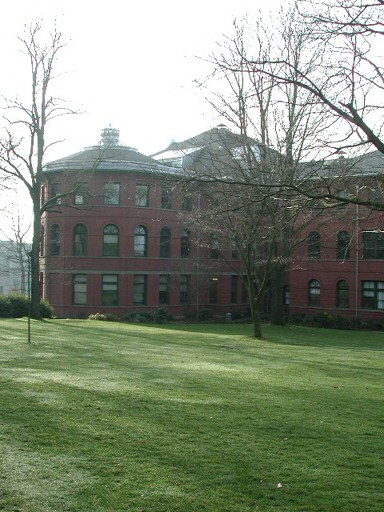
#> input picture hw2/test_images/prtn00.jpg, 384 x 512 px; its folder holds only this picture in this run
$ jupyter execute feature_dection.ipynb   (older library calls are emulated)
#> lines starting #> are read from the running program, lines starting #| are printed output that depends on the picture
[cell 1]
#section read images


import cv2 as cv
import os
import numpy as np

# Define the directory where the images are located
img_dir = "test_images"

# Define the image file extensions to be read
img_exts = (".jpg", ".jpeg", ".png")

# Initialize an empty list to store the images
images = []

# Loop through all the files in the directory
for file in sorted(os.listdir(img_dir)):
    # Check if the file has a valid image extension
    if file.lower().endswith(img_exts):
        # Read the image using OpenCV
        img = cv.imread(os.path.join(img_dir, file))
#> img is the input picture: shape (512, 384, 3); mean B, G, R 121.6, 140.8, 130.6
        # # Convert the image to grayscale and append it to the list
        # gray = cv2.cvtColor(img, cv2.COLOR_BGR2GRAY)
        images.append(img)


# Convert the list of images to a 2D numpy array
img_array = np.array(images)

# cv.imshow("First Image", img_array[1])
# cv.waitKey(0)
# cv.destroyAllWindows()

[cell 2]
import cv2 as cv
import numpy as np
import math

proj_images = []

# Define the focal length
f = 900

for img in img_array:
    # Get the dimensions of each image
    # height, width, channels = img.shape
    height, width, channel = img.shape
    # Define the center of the cylindrical coordinates
    x0 = width // 2
    y0 = height // 2


    # Create a new image with the same size as the original image
    proj_img = np.zeros_like(img)
    # Iterate over each pixel in the new image
    for i in range(height):
        for j in range(width):
            b=img[i,j,0]
            g=img[i,j,1]
            r=img[i,j,2]
            # Convert the pixel's (x, y) coordinates to cylindrical coordinates (h, theta)
            x = j - x0
            y = i - y0

            h = y/math.sqrt(x**2 + f**2)
            theta = math.atan(x / f)

            # Calculate the new (x, y) coordinates from the cylindrical coordinates using the inverse transform

            x_new = f*theta + x0
            y_new = f*h + y0

            # Round the new (x, y) coordinates to the nearest integer to get the corresponding pixel in the original image
            x_new_rd = int(round(x_new))
            y_new_rd = int(round(y_new))

            proj_img[y_new_rd, x_new_rd, 0] = b
            proj_img[y_new_rd, x_new_rd, 1] = g
            proj_img[y_new_rd, x_new_rd, 2] = r


    proj_images.append(proj_img)
#> this loop made 1 pass
#> (height, width, channel, x0, y0) on pass 1: (512, 384, 3, 192, 256)
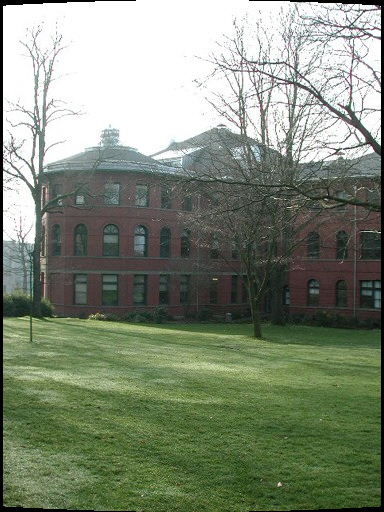
#> proj_img: shape (512, 384, 3); mean of channels 0, 1, 2 118.8, 137.5, 127.6; drawn as B, G, R
#> after the loop, proj_images = 1 item

proj_array = np.array(proj_images)

# cv.imshow("proj_img0", proj_array[0])
# cv.waitKey(0)
# cv.destroyAllWindows()

[cell 3]
import cv2
import numpy as np

# Read in the image
img = proj_array[0]

# Convert the image to grayscale
gray = cv2.cvtColor(img, cv2.COLOR_BGR2GRAY)
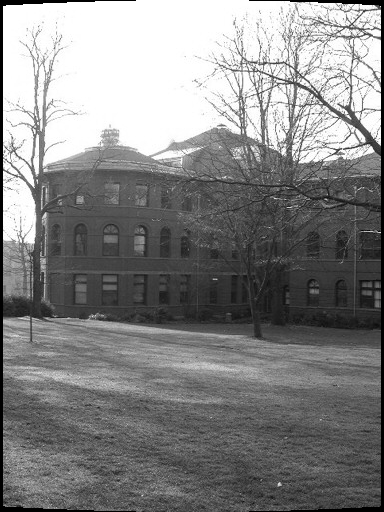
#> gray: shape (512, 384); min 0, max 255, mean 132.4

# Compute the derivatives of the image intensity in the x and y directions
dx = cv2.Sobel(gray, cv2.CV_64F, 1, 0, ksize=3)
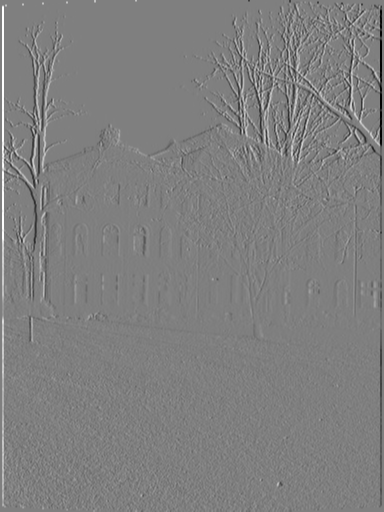
#> dx: shape (512, 384) float64; min -1020, max 1020, mean 0; drawn with min black and max white
dy = cv2.Sobel(gray, cv2.CV_64F, 0, 1, ksize=3)
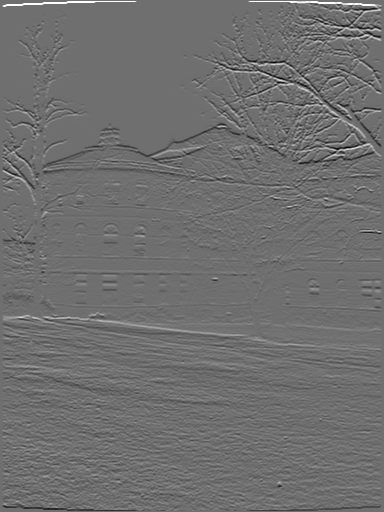
#> dy: shape (512, 384) float64; min -795, max 1020, mean -1.1; drawn with min black and max white

# Compute the element-wise product of the derivative images
Ix2 = dx * dx
Iy2 = dy * dy
Ixy = dx * dy

# Apply a Gaussian filter to each of the derivative images
ksize = (5, 5)
sigma = 1.0
Ix2 = cv2.GaussianBlur(Ix2, ksize, sigma)
Iy2 = cv2.GaussianBlur(Iy2, ksize, sigma)
Ixy = cv2.GaussianBlur(Ixy, ksize, sigma)

# Compute the sums of the products of derivatives at each pixel using a sliding window
w_size = 5
offset = w_size // 2
height, width = gray.shape
Sxx = np.zeros_like(gray, dtype=np.float32)
Syy = np.zeros_like(gray, dtype=np.float32)
Sxy = np.zeros_like(gray, dtype=np.float32)

for y in range(offset, height - offset):
    for x in range(offset, width - offset):
        Sxx[y, x] = np.sum(Ix2[y - offset:y + offset + 1, x - offset:x + offset + 1])
        Syy[y, x] = np.sum(Iy2[y - offset:y + offset + 1, x - offset:x + offset + 1])
        Sxy[y, x] = np.sum(Ixy[y - offset:y + offset + 1, x - offset:x + offset + 1])
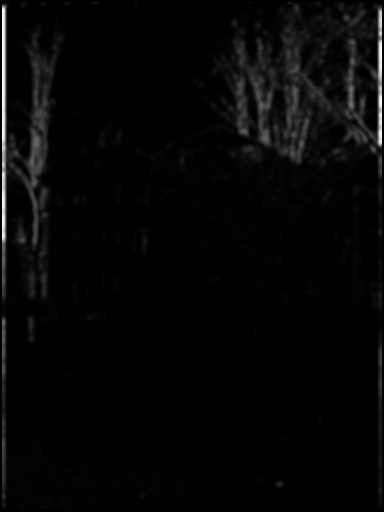
#> Sxx: shape (512, 384) float32; min 0, max 10404000, mean 263601.4; drawn with min black and max white
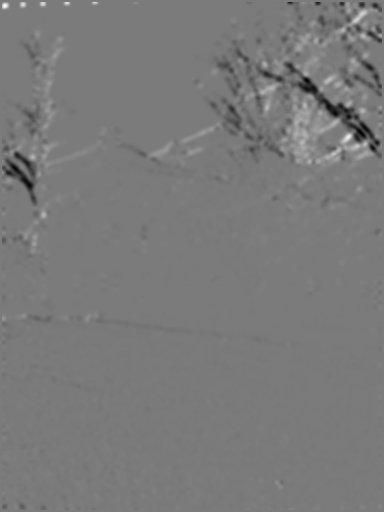
#> Sxy: shape (512, 384) float32; min -2003749.9, max 2144263.2, mean -11448.6; drawn with min black and max white
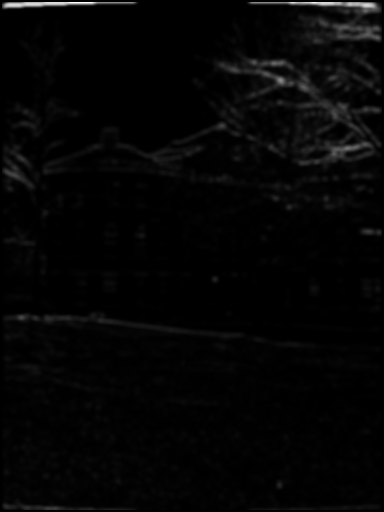
#> Syy: shape (512, 384) float32; min 0, max 11957786, mean 248692.9; drawn with min black and max white

# Compute the determinant and trace of the structure tensor
det = (Sxx * Syy) - (Sxy ** 2)
trace = Sxx + Syy
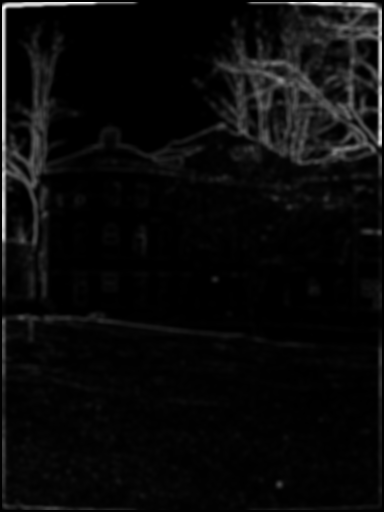
#> trace: shape (512, 384) float32; min 0, max 11962941, mean 512294.3; drawn with min black and max white

# Compute the corner response function
k = 0.04
response = det - k * (trace ** 2)
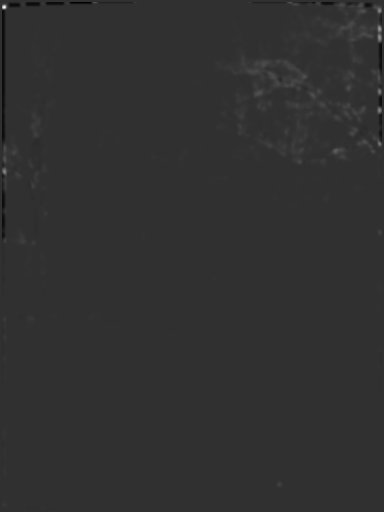
#> response: shape (512, 384) float32; min -5.72e+12, max 2.45e+13, mean 5.05e+10; drawn with min black and max white

# Threshold the corner response function
threshold = 0.01 * response.max()
#> threshold = 2.45e+11
corners = np.argwhere(response > threshold)
#> corners = 12993 pairs, first value 2 to 507, second value 2 to 381

# Draw crosses at the detected corners on the image
for corner in corners:
    x, y = corner
    size = 1
    color = (0, 0, 255)
    cv2.line(img, (y - size, x), (y + size, x), color, 2)
    cv2.line(img, (y, x - size), (y, x + size), color, 2)
#> this loop made 12993 passes
#> (x, y) on passes 1 to 3: (2, 22), (2, 23), (2, 41)
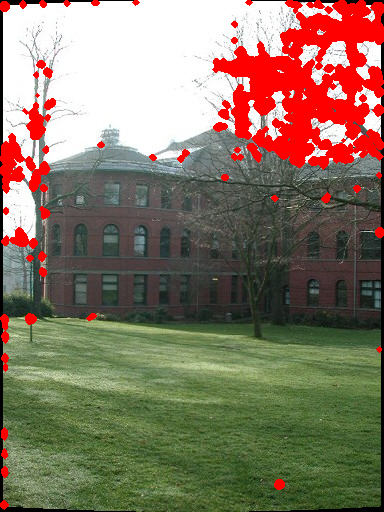
#> img: shape (512, 384, 3); mean of channels 0, 1, 2 99.7, 118.3, 135.3; drawn as B, G, R

# Show the image with detected corners
cv2.imshow("Corners Detected", img)
cv2.waitKey(0)
cv2.destroyAllWindows()

$ run again, on hw2/test_images/prtn04.jpg
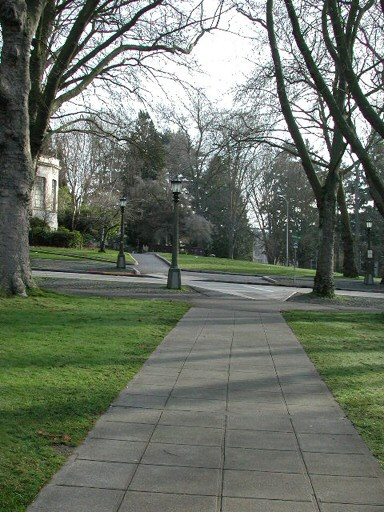
#> input picture hw2/test_images/prtn04.jpg, 384 x 512 px
#> img is the input picture: shape (512, 384, 3); mean B, G, R 103, 115, 107.2
#> the loop `for img in img_array:` made 1 pass
#> (height, width, channel, x0, y0) on pass 1: (512, 384, 3, 192, 256)
#> after the loop `for img in img_array:`: proj_images = 1 item
#> `response = det - k * (trace ** 2)`:
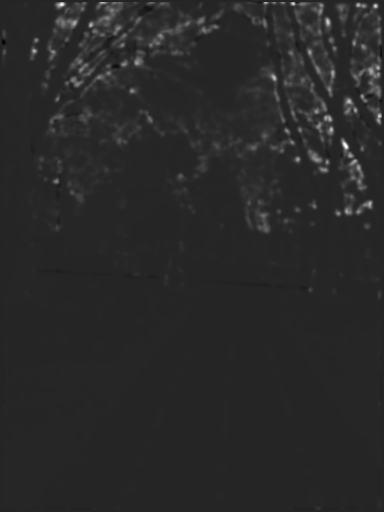
#> response: shape (512, 384) float32; min -2.03e+12, max 1.16e+13, mean 2e+11; drawn with min black and max white
#> threshold = 1.16e+11
#> corners = 44123 pairs, first value 2 to 509, second value 2 to 381
#> the loop `for corner in corners:` made 44123 passes
#> (corner, y) on passes 1 to 3: ([2, 53], 53), ([2, 54], 54), ([2, 55], 55)
#> after the loop `for corner in corners:`:
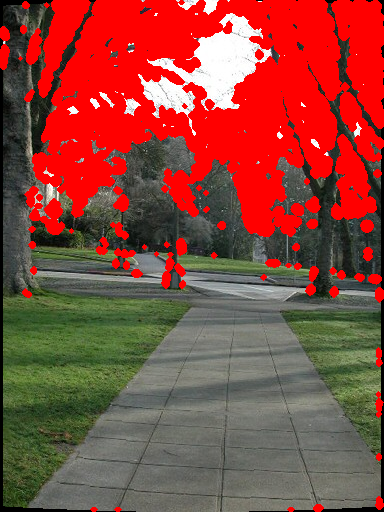
#> img: shape (512, 384, 3); mean of channels 0, 1, 2 58.9, 69.9, 140.3; drawn as B, G, R

$ run again, on hw2/test_images/prtn05.jpg
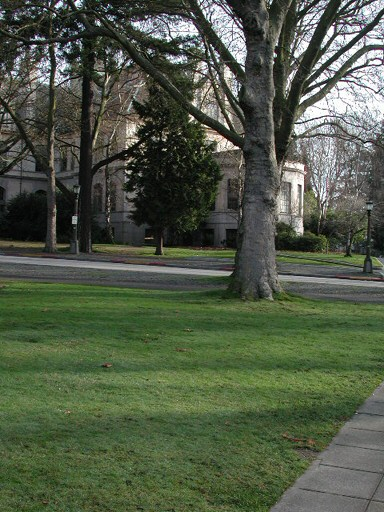
#> input picture hw2/test_images/prtn05.jpg, 384 x 512 px
#> img is the input picture: shape (512, 384, 3); mean B, G, R 70.3, 89.8, 80
#> the loop `for img in img_array:` made 1 pass
#> (height, width, channel, x0, y0) on pass 1: (512, 384, 3, 192, 256)
#> after the loop `for img in img_array:`: proj_images = 1 item
#> threshold = 1.09e+11
#> corners = 34274 pairs, first value 2 to 509, second value 2 to 381
#> the loop `for corner in corners:` made 34274 passes
#> (corner, y) on passes 1 to 3: ([2, 29], 29), ([2, 48], 48), ([2, 49], 49)
#> after the loop `for corner in corners:`:
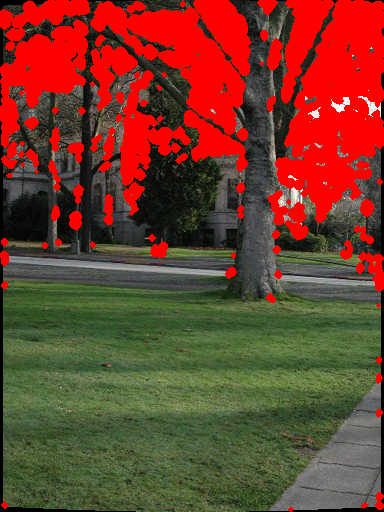
#> img: shape (512, 384, 3); mean of channels 0, 1, 2 43, 61.3, 114.4; drawn as B, G, R
